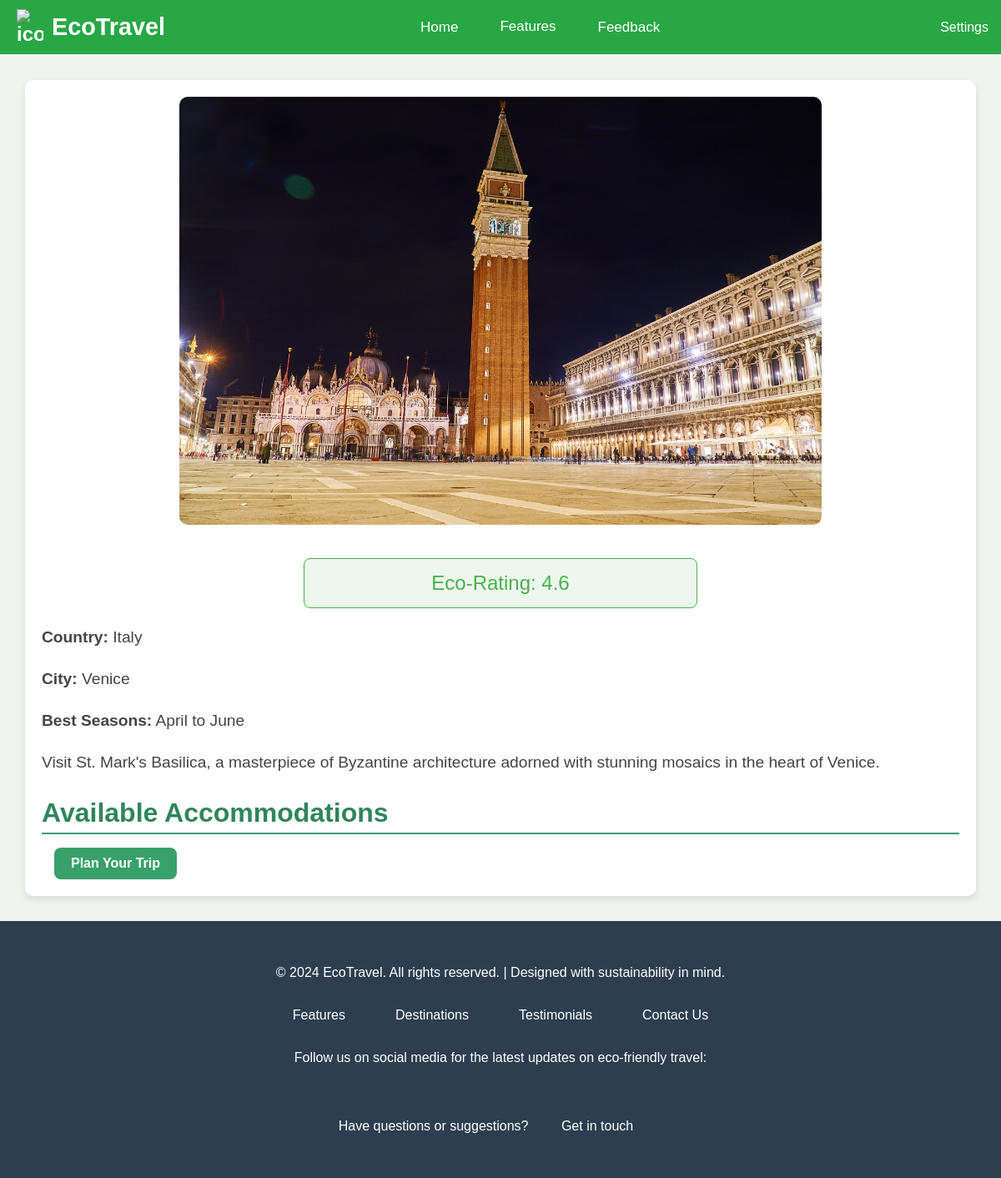
Screenshot of /destination/4/ with the database file from the repository.
### eco_travel_app/models.py (models this page shows, shortened)
class Destination(models.Model):
    name = models.CharField(max_length=200)
    country = models.CharField(max_length=100)
    city = models.CharField(max_length=100)
    description = models.TextField()
    image = models.ImageField(upload_to='static/', blank=True)  # Path corrected
    eco_rating = models.FloatField(default=0)  # User-assigned eco-friendliness rating
    best_season = models.CharField(max_length=100, blank=True)
    activities = models.TextField()  # Eco-friendly activities, e.g., hiking, cycling, etc.

### eco_travel_app/views.py (the view)
# urls.py: path('destination/<int:id>/', views.destination_detail, name='destination_detail'),
def destination_detail(request, id):
    destination = get_object_or_404(Destination, id=id)
    return render(request, 'destination_detail.html', {'destination': destination})

### eco_travel_app/templates/destination_detail.html (shortened to what this page needs)
{% load static %}
<!DOCTYPE html>
<html lang="en">
  <head>
  </head>
  <body>
    <nav class="navbar">
      <div class="logo">
        <img
          style="width: 32px; margin-right: 5px"
          src="https://cdn-icons-png.freepik.com/256/1265/1265656.png?ga=GA1.1.240818908.1726982020&semt=ais_hybrid"
          alt="icon"
        />
        <a href="/" style="margin: 5px; padding: 0">EcoTravel</a>
      </div>
      <div class="navbar-center">
        <a href="{% url 'home' %}" class="home">Home</a>
        <div class="dropdown">
          <a href="" class="features" style="position: relative; top: 9px"
            >Features</a
          >
        </div>
        <a href="{% url 'feedback' %}" class="feedback">Feedback</a>
      </div>
      <div class="navbar-right">
        <div class="dropdown">
          <a href="#" class="settings">Settings</a>
        </div>
      </div>
    </nav>
    <section style="margin-top: 6rem;">
      <div class="imagedis">
        <img src="{{ destination.image.url }}" alt="{{ destination.name }}" />
      </div>
      <div class="ratings">Eco-Rating: {{ destination.eco_rating }}</div>
      <p><b>Country:</b> {{ destination.country }}</p>
      <p><b>City:</b> {{ destination.city }}</p>
      <p><b>Best Seasons:</b> {{ destination.best_season }}</p>
      <p>{{ destination.description }}</p>
      <h2>Available Accommodations</h2>
      <a id="plantrip" href="{% url 'plan_trip' destination.id %}"
        >Plan Your Trip</a
      >
    </section>
    <footer class="footer">
      <div class="container">
        <p>
          &copy; 2024 EcoTravel. All rights reserved. | Designed with
          sustainability in mind.
        </p>
        <div class="footer-links">
          <a href="#features">Features</a>
          <a href="#destinations">Destinations</a>
          <a href="#testimonials">Testimonials</a>
          <a href="#contact">Contact Us</a>
        </div>
        <div class="social-media">
          <p>
            Follow us on social media for the latest updates on eco-friendly
            travel:
          </p>
          <a href="https://facebook.com" target="_blank"
            ></a>
          <a href="https://twitter.com" target="_blank"
            ></a>
          <a href="https://instagram.com" target="_blank"
            ></a>
        </div>
        <p>
          Have questions or suggestions? <a href="#contact">Get in touch</a>
        </p>
      </div>
    </footer>
  </body>
</html>

### eco_travel_app/templates/destination_detail.html (style rules this page uses)
body { font-family: "Arial", sans-serif; margin: 0; padding: 0; background-color: #f0f4f1; color: #333; }
section { max-width: 1100px; margin: 30px auto; padding: 20px; background-color: white; box-shadow: 0 4px 8px rgba(0, 0, 0, 0.1); border-radius: 10px; }
.imagedis { width: 100%; display: flex; justify-content: center; }
.imagedis img { width: 70%; border-radius: 10px; margin-bottom: 20px; }
.ratings { width: 40%; margin: 20px auto; padding: 15px; font-size: 1.5rem; color: #4caf50; background-color: rgba(76, 175, 80, 0.1); border-radius: 8px; border: 1px solid #4caf50; text-align: center; }
section p { font-size: 1.2rem; line-height: 1.6; color: #444; }
section h2 { font-size: 2rem; color: #2f855a; margin-bottom: 15px; border-bottom: 2px solid #38a169; padding-bottom: 5px; }
#plantrip { display: inline-block; padding: 10px 20px; background-color: #38a169; color: white; text-decoration: none; border-radius: 8px; font-weight: bold; transition: background-color 0.3s ease; }
.footer { background-color: #2c3e50; color: #ffffff; padding: 40px 20px; text-align: center; }
.footer p { margin: 10px 0; font-size: 1rem; line-height: 1.5; }
.footer-links { display: flex; justify-content: center; flex-wrap: wrap; margin: 20px 0; }
.footer-links a { color: #ffffff; margin: 0 10px; text-decoration: none; font-size: 1rem; transition: color 0.3s ease; }
.social-media { margin: 20px 0; }
.social-media p { margin-bottom: 10px; font-size: 1rem; }
.social-media a { margin: 0 10px; font-size: 1.5rem; color: #ffffff; transition: color 0.3s ease; }
.navbar { display: flex; justify-content: space-between; align-items: center; background-color: #28a745; padding: 10px 20px; position: fixed; top: 0; width: 100%; height: 45px; z-index: 1000; }
.logo { font-size: 24px; color: white; text-decoration: none; font-weight: bold; }
.navbar-center { display: flex; justify-content: center; flex-grow: 1; }
.navbar-center a { color: white; text-decoration: none; padding: 10px 15px; margin: 0 10px; font-size: 17px; }
.navbar-right { display: flex; align-items: center; }
.dropdown { position: relative; }
a { color: white; text-decoration: none; padding: 10px 20px; margin: 0 15px; font-size: 16px; }
.logo { display: flex; align-items: center; }
.navbar .logo a { font-size: 1.8rem; color: #fff; font-weight: 600; }

### rows the page displays
Destination: image (picture), eco_rating "4.6", country "Italy", city "Venice", best_season "April to June", description "Visit St. Mark's Basilica, a masterpiece of Byzantine architecture adorned with stunning mosaics in the heart of Venice."
